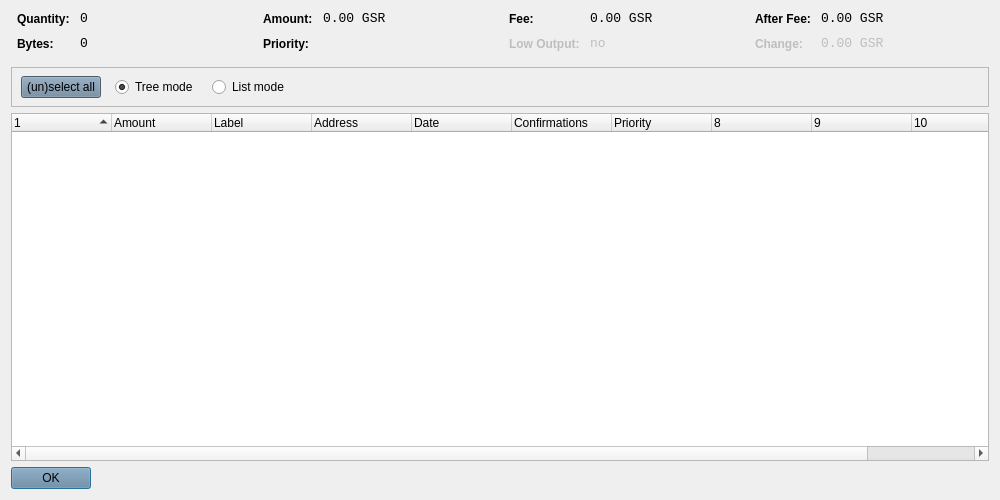
<?xml version="1.0" encoding="UTF-8"?>
<ui version="4.0">
 <class>CoinControlDialog</class>
 <widget class="QDialog" name="CoinControlDialog">
  <property name="geometry">
   <rect>
    <x>0</x>
    <y>0</y>
    <width>1000</width>
    <height>500</height>
   </rect>
  </property>
  <property name="windowTitle">
   <string>Coin Control</string>
  </property>
  <property name="styleSheet">
   <string notr="true">background-image: url(:/images/bkg);</string>
  </property>
  <layout class="QVBoxLayout" name="verticalLayout">
   <item>
    <layout class="QHBoxLayout" name="horizontalLayoutTop" stretch="0,0,0,0">
     <property name="topMargin">
      <number>0</number>
     </property>
     <property name="bottomMargin">
      <number>10</number>
     </property>
     <item>
      <layout class="QFormLayout" name="formLayoutCoinControl1">
       <property name="horizontalSpacing">
        <number>10</number>
       </property>
       <property name="verticalSpacing">
        <number>10</number>
       </property>
       <property name="leftMargin">
        <number>6</number>
       </property>
       <property name="rightMargin">
        <number>6</number>
       </property>
       <item row="0" column="0">
        <widget class="QLabel" name="labelCoinControlQuantityText">
         <property name="styleSheet">
          <string notr="true">font-weight:bold;</string>
         </property>
         <property name="text">
          <string>Quantity:</string>
         </property>
        </widget>
       </item>
       <item row="0" column="1">
        <widget class="QLabel" name="labelCoinControlQuantity">
         <property name="font">
          <font>
           <family>Monospace</family>
           <pointsize>10</pointsize>
          </font>
         </property>
         <property name="cursor">
          <cursorShape>IBeamCursor</cursorShape>
         </property>
         <property name="contextMenuPolicy">
          <enum>Qt::ActionsContextMenu</enum>
         </property>
         <property name="styleSheet">
          <string notr="true">background-image: url(:/images/bgbfree);</string>
         </property>
         <property name="text">
          <string notr="true">0</string>
         </property>
         <property name="textInteractionFlags">
          <set>Qt::LinksAccessibleByMouse|Qt::TextSelectableByKeyboard|Qt::TextSelectableByMouse</set>
         </property>
        </widget>
       </item>
       <item row="1" column="0">
        <widget class="QLabel" name="labelCoinControlBytesText">
         <property name="styleSheet">
          <string notr="true">font-weight:bold;background-image: url(:/images/bgbfree);</string>
         </property>
         <property name="text">
          <string>Bytes:</string>
         </property>
        </widget>
       </item>
       <item row="1" column="1">
        <widget class="QLabel" name="labelCoinControlBytes">
         <property name="font">
          <font>
           <family>Monospace</family>
           <pointsize>10</pointsize>
          </font>
         </property>
         <property name="cursor">
          <cursorShape>IBeamCursor</cursorShape>
         </property>
         <property name="contextMenuPolicy">
          <enum>Qt::ActionsContextMenu</enum>
         </property>
         <property name="styleSheet">
          <string notr="true">background-image: url(:/images/bgbfree);</string>
         </property>
         <property name="text">
          <string notr="true">0</string>
         </property>
         <property name="textInteractionFlags">
          <set>Qt::LinksAccessibleByMouse|Qt::TextSelectableByKeyboard|Qt::TextSelectableByMouse</set>
         </property>
        </widget>
       </item>
      </layout>
     </item>
     <item>
      <layout class="QFormLayout" name="formLayoutCoinControl2">
       <property name="horizontalSpacing">
        <number>10</number>
       </property>
       <property name="verticalSpacing">
        <number>10</number>
       </property>
       <property name="leftMargin">
        <number>6</number>
       </property>
       <property name="rightMargin">
        <number>6</number>
       </property>
       <item row="0" column="0">
        <widget class="QLabel" name="labelCoinControlAmountText">
         <property name="styleSheet">
          <string notr="true">font-weight:bold;background-image: url(:/images/bgbfree);</string>
         </property>
         <property name="text">
          <string>Amount:</string>
         </property>
        </widget>
       </item>
       <item row="0" column="1">
        <widget class="QLabel" name="labelCoinControlAmount">
         <property name="font">
          <font>
           <family>Monospace</family>
           <pointsize>10</pointsize>
          </font>
         </property>
         <property name="cursor">
          <cursorShape>IBeamCursor</cursorShape>
         </property>
         <property name="contextMenuPolicy">
          <enum>Qt::ActionsContextMenu</enum>
         </property>
         <property name="styleSheet">
          <string notr="true">background-image: url(:/images/bgbfree);</string>
         </property>
         <property name="text">
          <string notr="true">0.00 GSR</string>
         </property>
         <property name="textInteractionFlags">
          <set>Qt::LinksAccessibleByMouse|Qt::TextSelectableByKeyboard|Qt::TextSelectableByMouse</set>
         </property>
        </widget>
       </item>
       <item row="1" column="0">
        <widget class="QLabel" name="labelCoinControlPriorityText">
         <property name="styleSheet">
          <string notr="true">font-weight:bold;background-image: url(:/images/bgbfree);</string>
         </property>
         <property name="text">
          <string>Priority:</string>
         </property>
        </widget>
       </item>
       <item row="1" column="1">
        <widget class="QLabel" name="labelCoinControlPriority">
         <property name="font">
          <font>
           <family>Monospace</family>
           <pointsize>10</pointsize>
          </font>
         </property>
         <property name="cursor">
          <cursorShape>IBeamCursor</cursorShape>
         </property>
         <property name="contextMenuPolicy">
          <enum>Qt::ActionsContextMenu</enum>
         </property>
         <property name="styleSheet">
          <string notr="true">background-image: url(:/images/bgbfree);</string>
         </property>
         <property name="text">
          <string/>
         </property>
         <property name="textInteractionFlags">
          <set>Qt::LinksAccessibleByMouse|Qt::TextSelectableByKeyboard|Qt::TextSelectableByMouse</set>
         </property>
        </widget>
       </item>
      </layout>
     </item>
     <item>
      <layout class="QFormLayout" name="formLayoutCoinControl3">
       <property name="horizontalSpacing">
        <number>10</number>
       </property>
       <property name="verticalSpacing">
        <number>10</number>
       </property>
       <property name="leftMargin">
        <number>6</number>
       </property>
       <property name="rightMargin">
        <number>6</number>
       </property>
       <item row="0" column="0">
        <widget class="QLabel" name="labelCoinControlFeeText">
         <property name="styleSheet">
          <string notr="true">font-weight:bold;</string>
         </property>
         <property name="text">
          <string>Fee:</string>
         </property>
        </widget>
       </item>
       <item row="0" column="1">
        <widget class="QLabel" name="labelCoinControlFee">
         <property name="font">
          <font>
           <family>Monospace</family>
           <pointsize>10</pointsize>
          </font>
         </property>
         <property name="cursor">
          <cursorShape>IBeamCursor</cursorShape>
         </property>
         <property name="contextMenuPolicy">
          <enum>Qt::ActionsContextMenu</enum>
         </property>
         <property name="styleSheet">
          <string notr="true">background-image: url(:/images/bgbfree);</string>
         </property>
         <property name="text">
          <string notr="true">0.00 GSR</string>
         </property>
         <property name="textInteractionFlags">
          <set>Qt::LinksAccessibleByMouse|Qt::TextSelectableByKeyboard|Qt::TextSelectableByMouse</set>
         </property>
        </widget>
       </item>
       <item row="1" column="0">
        <widget class="QLabel" name="labelCoinControlLowOutputText">
         <property name="enabled">
          <bool>false</bool>
         </property>
         <property name="styleSheet">
          <string notr="true">font-weight:bold;background-image: url(:/images/bgbfree);</string>
         </property>
         <property name="text">
          <string>Low Output:</string>
         </property>
        </widget>
       </item>
       <item row="1" column="1">
        <widget class="QLabel" name="labelCoinControlLowOutput">
         <property name="enabled">
          <bool>false</bool>
         </property>
         <property name="font">
          <font>
           <family>Monospace</family>
           <pointsize>10</pointsize>
          </font>
         </property>
         <property name="cursor">
          <cursorShape>IBeamCursor</cursorShape>
         </property>
         <property name="contextMenuPolicy">
          <enum>Qt::ActionsContextMenu</enum>
         </property>
         <property name="styleSheet">
          <string notr="true">background-image: url(:/images/bgbfree);</string>
         </property>
         <property name="text">
          <string notr="true">no</string>
         </property>
         <property name="textInteractionFlags">
          <set>Qt::LinksAccessibleByMouse|Qt::TextSelectableByKeyboard|Qt::TextSelectableByMouse</set>
         </property>
        </widget>
       </item>
      </layout>
     </item>
     <item>
      <layout class="QFormLayout" name="formLayoutCoinControl4">
       <property name="horizontalSpacing">
        <number>10</number>
       </property>
       <property name="verticalSpacing">
        <number>10</number>
       </property>
       <property name="leftMargin">
        <number>6</number>
       </property>
       <property name="rightMargin">
        <number>6</number>
       </property>
       <item row="0" column="0">
        <widget class="QLabel" name="labelCoinControlAfterFeeText">
         <property name="styleSheet">
          <string notr="true">font-weight:bold;background-image: url(:/images/bgbfree);</string>
         </property>
         <property name="text">
          <string>After Fee:</string>
         </property>
        </widget>
       </item>
       <item row="0" column="1">
        <widget class="QLabel" name="labelCoinControlAfterFee">
         <property name="font">
          <font>
           <family>Monospace</family>
           <pointsize>10</pointsize>
          </font>
         </property>
         <property name="cursor">
          <cursorShape>IBeamCursor</cursorShape>
         </property>
         <property name="contextMenuPolicy">
          <enum>Qt::ActionsContextMenu</enum>
         </property>
         <property name="styleSheet">
          <string notr="true">background-image: url(:/images/bgbfree);</string>
         </property>
         <property name="text">
          <string notr="true">0.00 GSR</string>
         </property>
         <property name="textInteractionFlags">
          <set>Qt::LinksAccessibleByMouse|Qt::TextSelectableByKeyboard|Qt::TextSelectableByMouse</set>
         </property>
        </widget>
       </item>
       <item row="1" column="0">
        <widget class="QLabel" name="labelCoinControlChangeText">
         <property name="enabled">
          <bool>false</bool>
         </property>
         <property name="styleSheet">
          <string notr="true">font-weight:bold;background-image: url(:/images/bgbfree);</string>
         </property>
         <property name="text">
          <string>Change:</string>
         </property>
        </widget>
       </item>
       <item row="1" column="1">
        <widget class="QLabel" name="labelCoinControlChange">
         <property name="enabled">
          <bool>false</bool>
         </property>
         <property name="font">
          <font>
           <family>Monospace</family>
           <pointsize>10</pointsize>
          </font>
         </property>
         <property name="cursor">
          <cursorShape>IBeamCursor</cursorShape>
         </property>
         <property name="contextMenuPolicy">
          <enum>Qt::ActionsContextMenu</enum>
         </property>
         <property name="styleSheet">
          <string notr="true">background-image: url(:/images/bgbfree);</string>
         </property>
         <property name="text">
          <string notr="true">0.00 GSR</string>
         </property>
         <property name="textInteractionFlags">
          <set>Qt::LinksAccessibleByMouse|Qt::TextSelectableByKeyboard|Qt::TextSelectableByMouse</set>
         </property>
        </widget>
       </item>
      </layout>
     </item>
    </layout>
   </item>
   <item>
    <widget class="QFrame" name="frame">
     <property name="minimumSize">
      <size>
       <width>0</width>
       <height>40</height>
      </size>
     </property>
     <property name="styleSheet">
      <string notr="true">background-image: url(:/images/bgbfree);</string>
     </property>
     <property name="frameShape">
      <enum>QFrame::StyledPanel</enum>
     </property>
     <property name="frameShadow">
      <enum>QFrame::Sunken</enum>
     </property>
     <widget class="QWidget" name="horizontalLayoutWidget">
      <property name="geometry">
       <rect>
        <x>10</x>
        <y>0</y>
        <width>781</width>
        <height>41</height>
       </rect>
      </property>
      <layout class="QHBoxLayout" name="horizontalLayoutPanel" stretch="0,0,0,0">
       <property name="spacing">
        <number>14</number>
       </property>
       <item>
        <widget class="QPushButton" name="pushButtonSelectAll">
         <property name="sizePolicy">
          <sizepolicy hsizetype="Maximum" vsizetype="Fixed">
           <horstretch>0</horstretch>
           <verstretch>0</verstretch>
          </sizepolicy>
         </property>
         <property name="styleSheet">
          <string notr="true">background-color: rgb(106, 131, 154);background-image: url(:/images/bgbfree);</string>
         </property>
         <property name="text">
          <string>(un)select all</string>
         </property>
        </widget>
       </item>
       <item>
        <widget class="QRadioButton" name="radioTreeMode">
         <property name="sizePolicy">
          <sizepolicy hsizetype="Maximum" vsizetype="Fixed">
           <horstretch>0</horstretch>
           <verstretch>0</verstretch>
          </sizepolicy>
         </property>
         <property name="styleSheet">
          <string notr="true">background-image: url(:/images/bgbfree);</string>
         </property>
         <property name="text">
          <string>Tree mode</string>
         </property>
         <property name="checked">
          <bool>true</bool>
         </property>
        </widget>
       </item>
       <item>
        <widget class="QRadioButton" name="radioListMode">
         <property name="sizePolicy">
          <sizepolicy hsizetype="Maximum" vsizetype="Fixed">
           <horstretch>0</horstretch>
           <verstretch>0</verstretch>
          </sizepolicy>
         </property>
         <property name="styleSheet">
          <string notr="true">background-image: url(:/images/bgbfree);</string>
         </property>
         <property name="text">
          <string>List mode</string>
         </property>
        </widget>
       </item>
       <item>
        <spacer name="horizontalSpacer">
         <property name="orientation">
          <enum>Qt::Horizontal</enum>
         </property>
         <property name="sizeHint" stdset="0">
          <size>
           <width>40</width>
           <height>20</height>
          </size>
         </property>
        </spacer>
       </item>
      </layout>
     </widget>
    </widget>
   </item>
   <item>
    <widget class="CoinControlTreeWidget" name="treeWidget">
     <property name="contextMenuPolicy">
      <enum>Qt::CustomContextMenu</enum>
     </property>
     <property name="styleSheet">
      <string notr="true">background-image: url(:/images/bgbfree);</string>
     </property>
     <property name="sortingEnabled">
      <bool>false</bool>
     </property>
     <property name="columnCount">
      <number>11</number>
     </property>
     <attribute name="headerShowSortIndicator" stdset="0">
      <bool>true</bool>
     </attribute>
     <attribute name="headerStretchLastSection">
      <bool>false</bool>
     </attribute>
     <column>
      <property name="text">
       <string/>
      </property>
     </column>
     <column>
      <property name="text">
       <string>Amount</string>
      </property>
      <property name="background">
       <color alpha="0">
        <red>106</red>
        <green>131</green>
        <blue>154</blue>
       </color>
      </property>
      <property name="foreground">
       <brush brushstyle="NoBrush">
        <color alpha="255">
         <red>106</red>
         <green>131</green>
         <blue>154</blue>
        </color>
       </brush>
      </property>
     </column>
     <column>
      <property name="text">
       <string>Label</string>
      </property>
      <property name="background">
       <color>
        <red>38</red>
        <green>58</green>
        <blue>131</blue>
       </color>
      </property>
      <property name="foreground">
       <brush brushstyle="NoBrush">
        <color alpha="255">
         <red>0</red>
         <green>0</green>
         <blue>0</blue>
        </color>
       </brush>
      </property>
     </column>
     <column>
      <property name="text">
       <string>Address</string>
      </property>
      <property name="background">
       <color>
        <red>38</red>
        <green>58</green>
        <blue>131</blue>
       </color>
      </property>
      <property name="foreground">
       <brush brushstyle="NoBrush">
        <color alpha="255">
         <red>0</red>
         <green>0</green>
         <blue>0</blue>
        </color>
       </brush>
      </property>
     </column>
     <column>
      <property name="text">
       <string>Date</string>
      </property>
      <property name="background">
       <color>
        <red>38</red>
        <green>58</green>
        <blue>131</blue>
       </color>
      </property>
      <property name="foreground">
       <brush brushstyle="NoBrush">
        <color alpha="255">
         <red>0</red>
         <green>0</green>
         <blue>0</blue>
        </color>
       </brush>
      </property>
     </column>
     <column>
      <property name="text">
       <string>Confirmations</string>
      </property>
      <property name="toolTip">
       <string>Confirmed</string>
      </property>
      <property name="background">
       <color>
        <red>38</red>
        <green>58</green>
        <blue>131</blue>
       </color>
      </property>
      <property name="foreground">
       <brush brushstyle="NoBrush">
        <color alpha="255">
         <red>0</red>
         <green>0</green>
         <blue>0</blue>
        </color>
       </brush>
      </property>
     </column>
     <column>
      <property name="text">
       <string>Priority</string>
      </property>
      <property name="background">
       <color>
        <red>38</red>
        <green>58</green>
        <blue>131</blue>
       </color>
      </property>
      <property name="foreground">
       <brush brushstyle="NoBrush">
        <color alpha="255">
         <red>0</red>
         <green>0</green>
         <blue>0</blue>
        </color>
       </brush>
      </property>
     </column>
     <column>
      <property name="text">
       <string/>
      </property>
     </column>
     <column>
      <property name="text">
       <string/>
      </property>
     </column>
     <column>
      <property name="text">
       <string/>
      </property>
     </column>
     <column>
      <property name="text">
       <string/>
      </property>
     </column>
    </widget>
   </item>
   <item>
    <widget class="QDialogButtonBox" name="buttonBox">
     <property name="sizePolicy">
      <sizepolicy hsizetype="Maximum" vsizetype="Fixed">
       <horstretch>0</horstretch>
       <verstretch>0</verstretch>
      </sizepolicy>
     </property>
     <property name="styleSheet">
      <string notr="true">background-color: rgb(106, 131, 154);background-image: url(:/images/bgbfree);</string>
     </property>
     <property name="orientation">
      <enum>Qt::Horizontal</enum>
     </property>
     <property name="standardButtons">
      <set>QDialogButtonBox::Ok</set>
     </property>
    </widget>
   </item>
  </layout>
 </widget>
 <customwidgets>
  <customwidget>
   <class>CoinControlTreeWidget</class>
   <extends>QTreeWidget</extends>
   <header>coincontroltreewidget.h</header>
  </customwidget>
 </customwidgets>
 <resources/>
 <connections/>
</ui>
